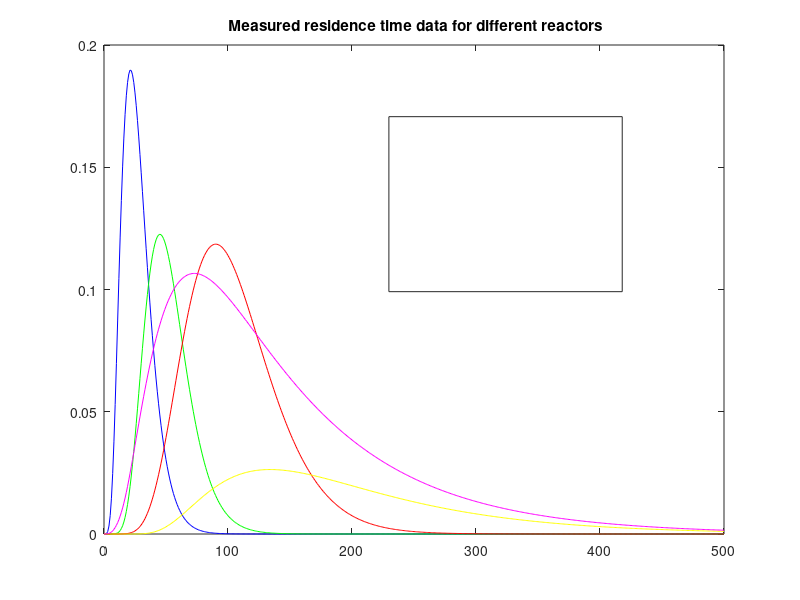

Source code (MATLAB): (Note: this script raises an error after producing the figure.)
% Q2a Script

% Leave any lines of MATLAB code that are already in this file
% DO NOT clear, close or clc inside this script
%
% Your name: Takudzwa Frank Mukarakate
% Your student ID: 27754251
% Date you wrote it: 14 - Oct - 2016

fprintf(' \n Q2a \n\n');

col=['b','g','r','y','m','b','o'];

% Import the RTD data
rawData = importdata('rtd.dat');
% Time will always be in the first column
time = rawData.data(:,1);
textHeaders = rawData.textdata(2,:);% second row only
% Number of reactors excluding the first column.
[numberOfDataPoints ,numberOfReactors] = size(rawData.data);
numberOfReactors = numberOfReactors - 1;

% Printing the number of reactors
fprintf('This data set has %.0f number of reactors\n', numberOfReactors);

% Getting the concentrations for the reactors as a matrix
concentrations = rawData.data(:,2:length(rawData.data(1,:)));
% Plot data in a figure

%Using a for loop to compact and generalise the code
for i = 1:numberOfReactors
plot(time, concentrations(:,i),col(i));
hold on;
end
% Legend using the cells of textHeader
title(rawData.textdata(1,1));
legend(textHeaders(2:length(textHeaders)));
xlabel(textHeaders(1));
ylabel('Concentrations for different reactors');
grid on;
hold off;


